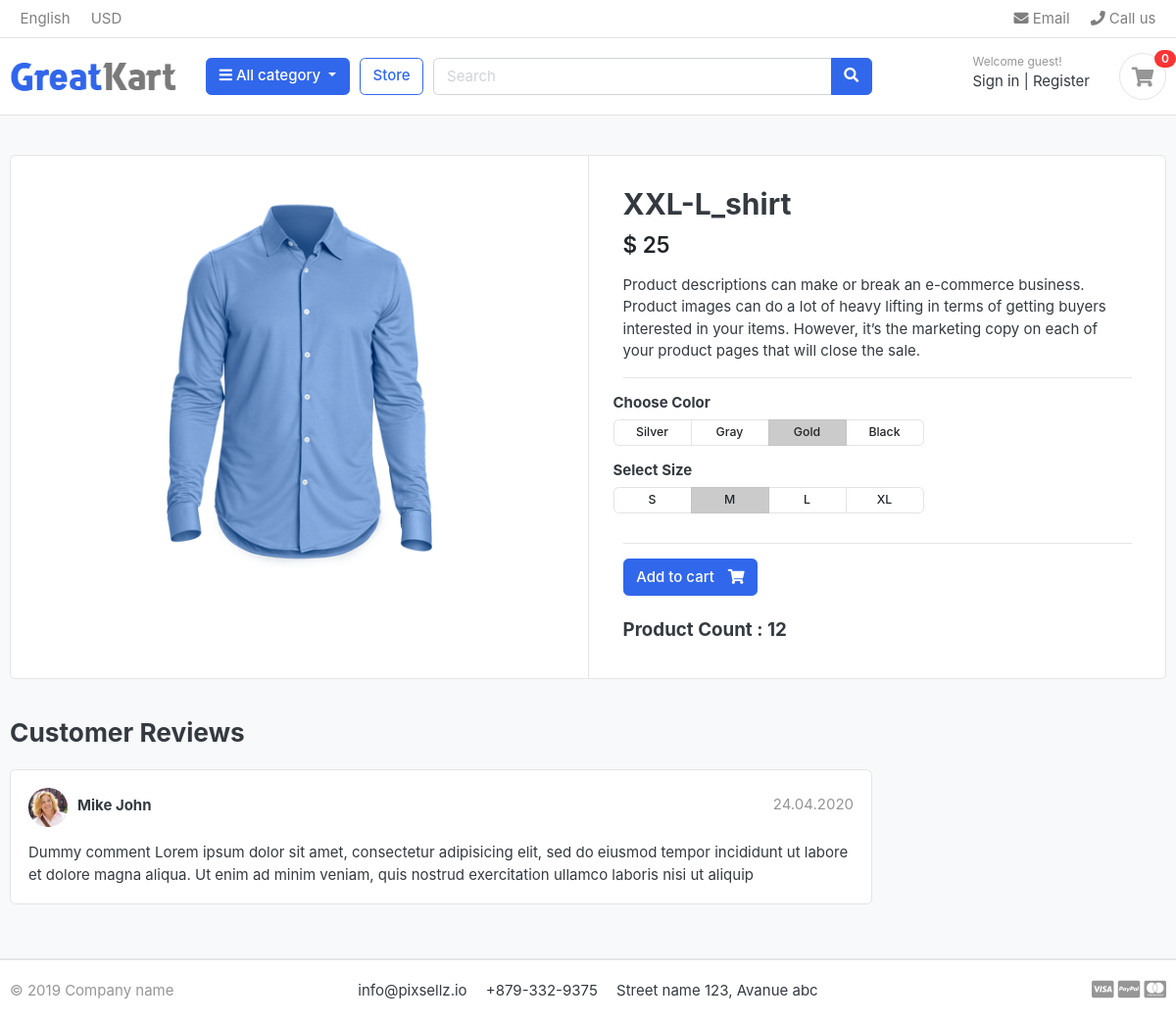
Screenshot of /store/shirts/xx-cars/ with the database file from the repository.
### store/models.py (models this page shows, shortened)
class product(models.Model):
    product_name = models.CharField(max_length=200, unique=True)
    product_slug = models.SlugField(max_length=200, unique=True , help_text="a label for URL config" , auto_created=True) ##nothing but url
    priduct_description = models.TextField(max_length=500, blank=True)
    product_price = models.IntegerField()
    product_image = models.ImageField(upload_to='photos/products')
    product_stock = models.IntegerField()
    is_available  = models.BooleanField(default=True)
    category_fk   = models.ForeignKey(Category, on_delete=models.CASCADE) #Foreign key to link with category table
    product_created_date = models.DateTimeField(auto_now_add=True)
    product_updated_date = models.DateTimeField(auto_now=True)

### store/views.py (the view)
# urls.py: path("<slug:category_slug>/<slug:product_slug>/" , view= views.product_details , name="product_details" ),
def product_details(request , category_slug , product_slug):
    try :
        single_product = product.objects.get(
                category_fk__category_slug = category_slug,
                product_slug = product_slug
            )
    except product.DoesNotExist:
        single_product = None
        raise HttpResponse("Product not found")
    context = {
        'single_product': single_product,
    }
    return render(request , "store/product_details.html" , context = context)

### category/context_proccesor.py (called while the page is built)
def list_category(request):
    category_link = Category.objects.all()
    context = {
        'category': category_link
    }
    return context

### category/models.py (called while the page is built)
    def get_url(self):
        return reverse('products_by_category' , args = [self.category_slug])  ##to make dynamic url for each category

### templates/store/product_details.html
{% extends 'base.html' %}
{% block content %}
{% load static %}
<section class="section-content padding-y bg">
    <div class="container">
        <div class="card">
            <div class="row no-gutters">
                <aside class="col-md-6">
                    <article class="gallery-wrap">
                        <div class="img-big-wrap">
                            <a href="#"><img src="{{ single_product.product_image.url }}" alt="nothing"></a>
                        </div>
                    </article>
                </aside>
                <main class="col-md-6 border-left">
                    <article class="content-body">
                        <h2 class="title">{{ single_product.product_name }}</h2>
                        <div class="mb-3">
                            <var class="price h4">$ {{ single_product.product_price }}</var>
                        </div>
                        <p>{{single_product.priduct_description}}</p>
                        <hr>
                        <div class="row">
                            <div class="item-option-select">
                                <h6>Choose Color</h6>
                                <div class="btn-group btn-group-sm btn-group-toggle" data-toggle="buttons">
                                    <label class="btn btn-light">
                                        <input type="radio" name="radio_color"> Silver
                                    </label>
                                    <label class="btn btn-light">
                                        <input type="radio" name="radio_color"> Gray
                                    </label>
                                    <label class="btn btn-light active">
                                        <input type="radio" name="radio_color checked"> Gold
                                    </label>
                                    <label class="btn btn-light">
                                        <input type="radio" name="radio_color"> Black
                                    </label>
                                </div>
                            </div>
                        </div>
                        <div class="row">
                            <div class="item-option-select">
                                <h6>Select Size</h6>
                                <div class="btn-group btn-group-sm btn-group-toggle" data-toggle="buttons">
                                    <label class="btn btn-light">
                                        <input type="radio" name="radio_color"> S
                                    </label>
                                    <label class="btn btn-light active">
                                        <input type="radio" name="radio_color" checked> M
                                    </label>
                                    <label class="btn btn-light">
                                        <input type="radio" name="radio_color"> L
                                    </label>
                                    <label class="btn btn-light">
                                        <input type="radio" name="radio_color"> XL
                                    </label>
                                </div>
                            </div>
                        </div>
                        <hr>
                        {% if single_product.product_stock != 0 %}
                            <a href="{% url 'add_cart' single_product.id %}" class="btn  btn-primary"> <span class="text">Add to cart</span>
                            <i class="fas fa-shopping-cart"></i> </a> <br> <br>
                            <h5 class="text-safe">Product Count : {{single_product.product_stock}}</h5>
                        {% else %}
                            <h5 class="text-danger">Not available</h5>
                        {% endif %}
                    </article>
                </main>
            </div>
        </div>
        <br>
        <div class="row">
            <div class="col-md-9">
                <header class="section-heading">
                    <h3>Customer Reviews </h3>
                </header>
                <article class="box mb-3">
                    <div class="icontext w-100">
                        <img src="./images/avatars/avatar1.jpg" class="img-xs icon rounded-circle">
                        <div class="text">
                            <span class="date text-muted float-md-right">24.04.2020 </span>
                            <h6 class="mb-1">Mike John </h6>
                        </div>
                    </div>
                    <div class="mt-3">
                        <p>
                            Dummy comment Lorem ipsum dolor sit amet, consectetur adipisicing elit, sed do eiusmod
                            tempor incididunt ut labore et dolore magna aliqua. Ut enim ad minim veniam,
                            quis nostrud exercitation ullamco laboris nisi ut aliquip
                        </p>
                    </div>
                </article>
            </div>
        </div>
    </div>
</section>
{% endblock content %}

### static/css/ui.css (style rules this page uses)
html { font-family: "Inter", sans-serif; font-size: 15px; }
.content-body { flex: 1 1 auto; padding: 2rem 2.3rem; }
.img-xs, .img-sm, .img-md, .img-lg { -o-object-fit: cover; object-fit: cover; flex-shrink: 0; flex-grow: 0; }
.img-xs { width: 40px; height: 40px; }
.padding-y { padding-top: 40px; padding-bottom: 40px; }
var { font-style: normal; }
article:after, .form-group:after { display: block; clear: both; content: ""; }
.bg { background-color: #f8f9fa; }
.section-heading { margin-bottom: 20px; margin-top: 15px; }
p:last-child { margin-bottom: 0; }
.btn-light { background-color: #fff; border-color: #e4e4e4; }
.btn .text + i { margin-left: 10px; }
.icontext { display: inline-flex; align-items: center; vertical-align: middle; }
.icontext .text { width: 100%; line-height: 1.2; }
.icontext .icon { position: relative; margin-right: 10px; flex-shrink: 0; flex-grow: 0; }
.price { font-weight: 600; color: #212529; }
.box { padding: 18px; background: #fff; border-radius: 0.37rem; border: 1px solid #e4e4e4; }
.box img { max-width: 100%; }
.gallery-wrap .img-big-wrap { margin-bottom: 10px; border-radius: 0.37rem; overflow: hidden; background-color: #fff; }
.gallery-wrap .img-big-wrap a { text-align: center; display: block; }
.gallery-wrap .img-big-wrap img { height: 450px; width: auto; display: inline-block; }
.item-option-select { margin-bottom: 1rem; display: inline-block; margin-right: 15px; }
.item-option-select .btn { min-width: 80px; }

### rows the page displays
product: product_image (picture), product_name "XXL-L_shirt", product_price "25", priduct_description "Product descriptions can make or break an e-commerce business. Product images can do a lot of heavy lifting in terms of getting buyers interested in your items. However, it’s the marketing copy on each of your product pages that will close the sale.", product_stock "12"
